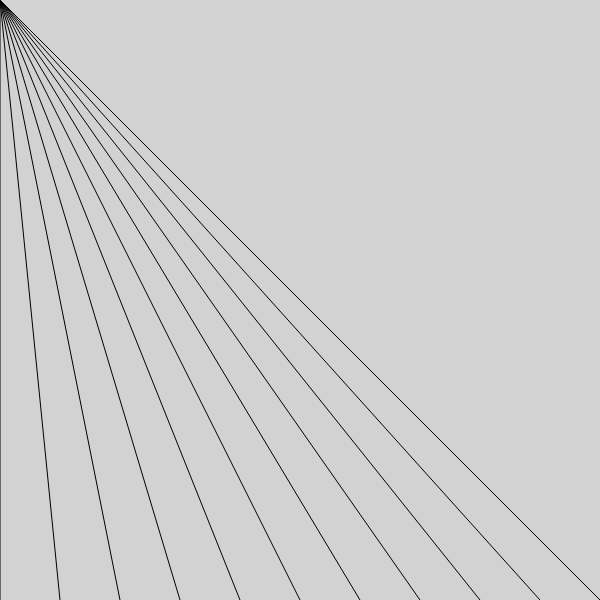
Frame 1 (no input)
Frame 60 (no input): identical to frame 1, image omitted
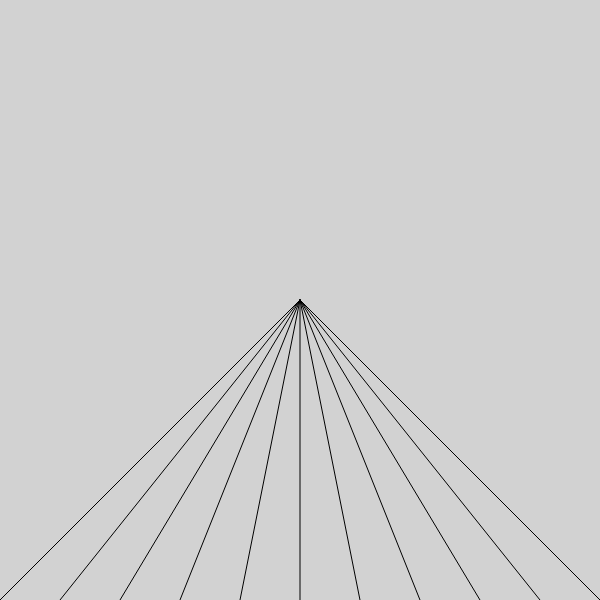
Frame 120 (the mouse pressed at the canvas centre since frame 60)

The p5.js sketch that drew these frames (run headless with seeded random() and noise() and a simulated clock; from frame 60 on, the mouse is pressed at the canvas centre):

// p5.js sketch
// ── sketch.js
function setup() {
  createCanvas(600, 600);
}

function draw() {
  background(210);
  
  for (let i = 0; i <= 10; i++) {
    let x = i * 60;
    line(x, height, mouseX, mouseY);
  }
}
